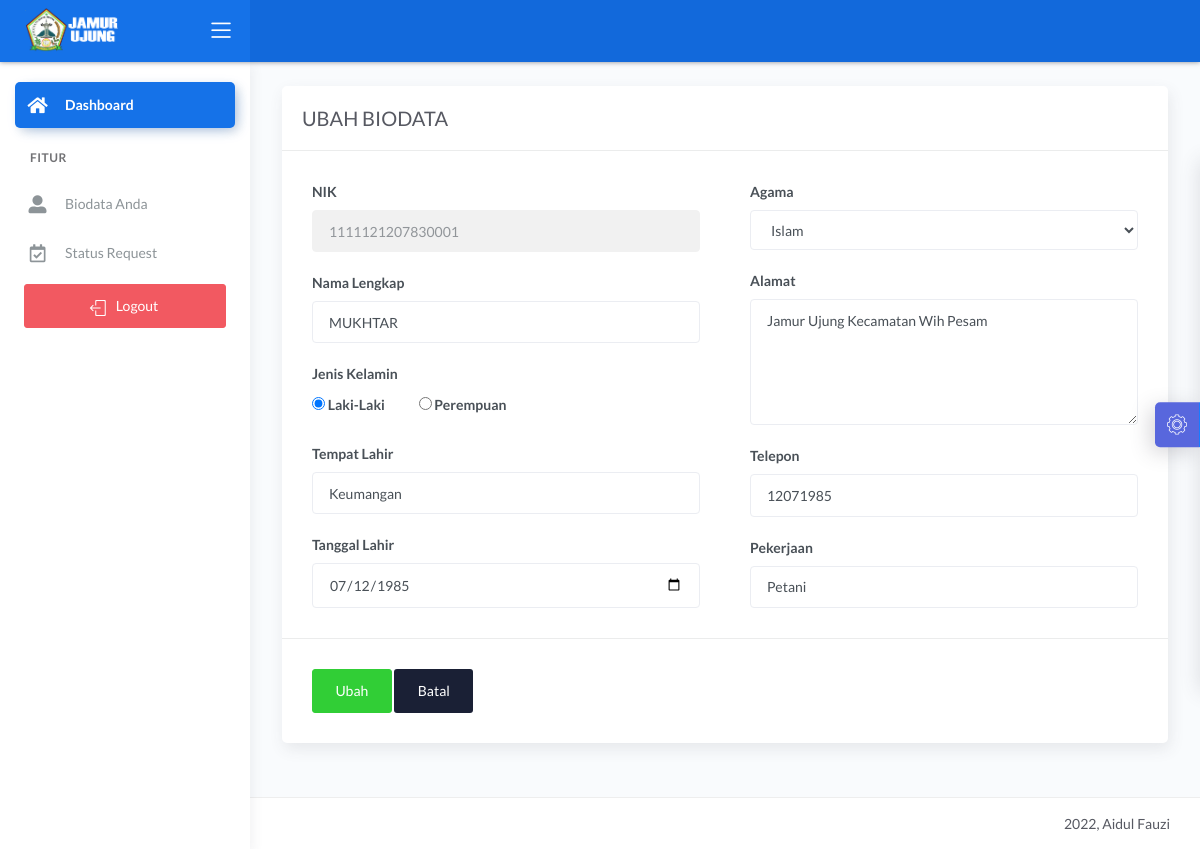
Screenshot of /demo1/main.php?halaman=ubah_pemohon&nik=1111121207830001 (signed in) with the database file from the repository.
### tables this page shows
CREATE TABLE `data_pemohon` (
  `nik` varchar(16) NOT NULL,
  `nama` varchar(30) NOT NULL,
  `tanggal_lahir` date NOT NULL,
  `tempat_lahir` varchar(30) NOT NULL,
  `jekel` varchar(20) NOT NULL,
  `agama` varchar(20) NOT NULL,
  `alamat` text NOT NULL,
  `telepon` varchar(13) NOT NULL,
  `pekerjaan` varchar(30) NOT NULL
);

CREATE TABLE `data_user` (
  `nik` varchar(16) NOT NULL,
  `password` varchar(20) NOT NULL,
  `hak_akses` varchar(20) NOT NULL
);

### demo1/ubah_pemohon.php (the view, shortened to what this page needs)
<?php include '../konek.php';?>
<?php
	if(isset($_GET['nik'])){
		$tampil_nik = "SELECT * FROM data_user NATURAL JOIN data_pemohon WHERE nik=$_SESSION[nik]";
		$query = mysqli_query($konek,$tampil_nik);
		$data = mysqli_fetch_array($query,MYSQLI_BOTH);
		$nik = $data['nik'];
		$nama = $data['nama'];
		$tempat = $data['tempat_lahir'];
		$tanggal = $data['tanggal_lahir'];
		$jekel = $data['jekel'];
		$agama = $data['agama'];
		$alamat = $data['alamat'];
		$telepon = $data['telepon'];
		$pekerjaan = $data['pekerjaan'];
	}
?>
<link href="css/sweetalert.css" rel="stylesheet" type="text/css">
<div class="page-inner">
					<div class="row">
						<div class="col-md-12">
						<form method="POST">
							<div class="card">
								<div class="card-header">
									<div class="card-title">UBAH BIODATA</div>
								</div>
								<div class="card-body">
									<div class="row">
											<div class="col-md-6 col-lg-6">
												<div class="form-group">
													<label>NIK</label>
													<input type="number" name="nik" class="form-control" placeholder="NIK Anda.." value="<?= $nik;?>" readonly>
												</div>
												<div class="form-group">
													<label>Nama Lengkap</label>
													<input type="text" name="nama" class="form-control" placeholder="Nama Lengkap Anda.." value="<?= $nama;?>">
												</div>
												<div class="form-check">
													<label>Jenis Kelamin</label><br/>
													<label class="form-radio-label">
														<input class="form-radio-input" type="radio" name="jekel" value="<?= $jekel?>"  checked="">
														<span class="form-radio-sign">Laki-Laki</span>
													</label>
													<label class="form-radio-label ml-3">
														<input class="form-radio-input" type="radio" name="jekel" value="<?= $jekel?>">
														<span class="form-radio-sign">Perempuan</span>
													</label>
												</div>
												<div class="form-group">
													<label>Tempat Lahir</label>
													<input type="text" name="tempat" class="form-control" value="<?= $tempat;?>" placeholder="Tempat Lahir Anda..">
												</div>
												<div class="form-group">
													<label>Tanggal Lahir</label>
													<input type="date" name="tgl" class="form-control" value="<?= $tanggal;?>">
												</div>
											</div>
											<div class="col-md-6 col-lg-6">
												<div class="form-group">
													<label>Agama</label>
													<select name="agama" class="form-control">
														<option <?php if( $agama=='Islam'){echo "selected"; } ?> value='Islam'>Islam</option>
													</select>
												</div>
												<div class="form-group">
													<label for="comment">Alamat</label>
													<textarea class="form-control" name="alamat" rows="5"><?= $alamat?></textarea>
												</div>
												<div class="form-group">
													<label>Telepon</label>
													<input type="number" name="telepon" class="form-control" value="<?= $telepon?>" placeholder="Telepon Anda..">
												</div>
												<div class="form-group">
													<label>Pekerjaan</label>
													<input type="text" name="pekerjaan" class="form-control" value="<?= $pekerjaan?>" placeholder="Pekerjaan Anda..">
												</div>
											</div>
									</div>
								</div>
								<div class="card-action">
									<button name="ubah" class="btn btn-success">Ubah</button>
									<a href="?halaman=beranda" class="btn btn-default">Batal</a>
								</div>
							</div>
						</div>
					</div>
</div>

### rows the page displays
data_pemohon: nik "1111121207830001", nama "MUKHTAR", tempat "Keumangan", tgl "07/12/1985", agama "Islam", alamat "Jamur Ujung Kecamatan Wih Pesam", telepon "12071985", pekerjaan "Petani"
